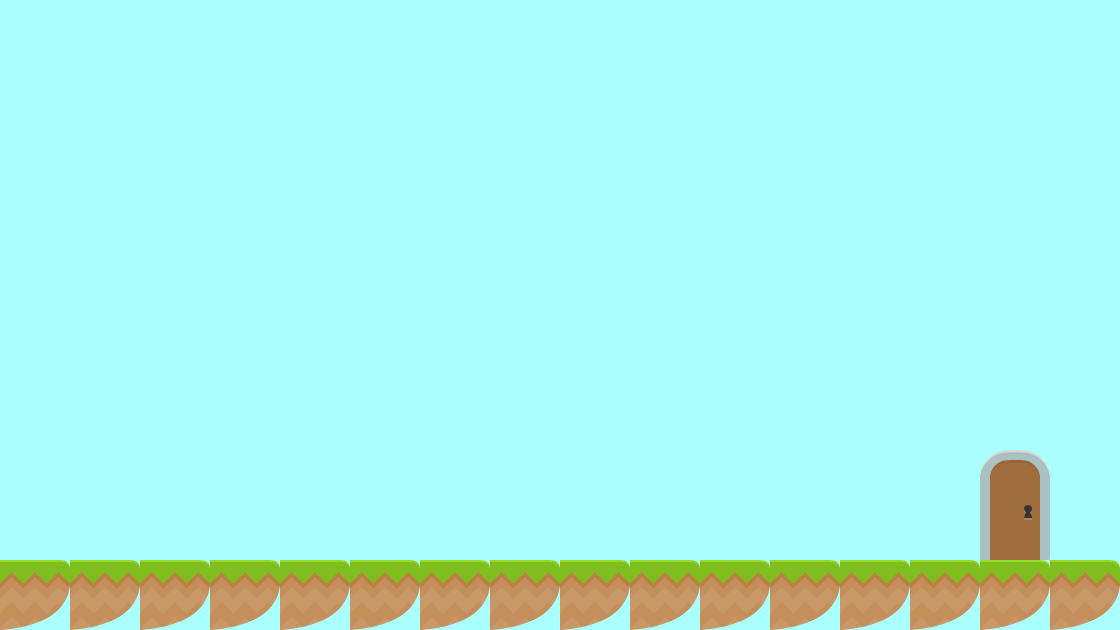

A 2D game scene composited from a Tiled map and its tileset images. What follows is a short description and the map's XML, with each tile layer's data collapsed to a summary:
An orthogonal 16x9 tile map with 70x70 px tiles, 1 tile layer (background).

<map version="1.0" orientation="orthogonal" width="16" height="9" tilewidth="70" tileheight="70" backgroundcolor="#aaffff">
 <tileset firstgid="1" name="background-tiles" tilewidth="70" tileheight="70">
  <image source="../img/background-tiles.png" width="910" height="910" />
 </tileset>
 <layer name="background" width="16" height="9">
  <data>[144 cells, 18 non-empty, 3 distinct tile ids]</data>
 </layer>
</map>
